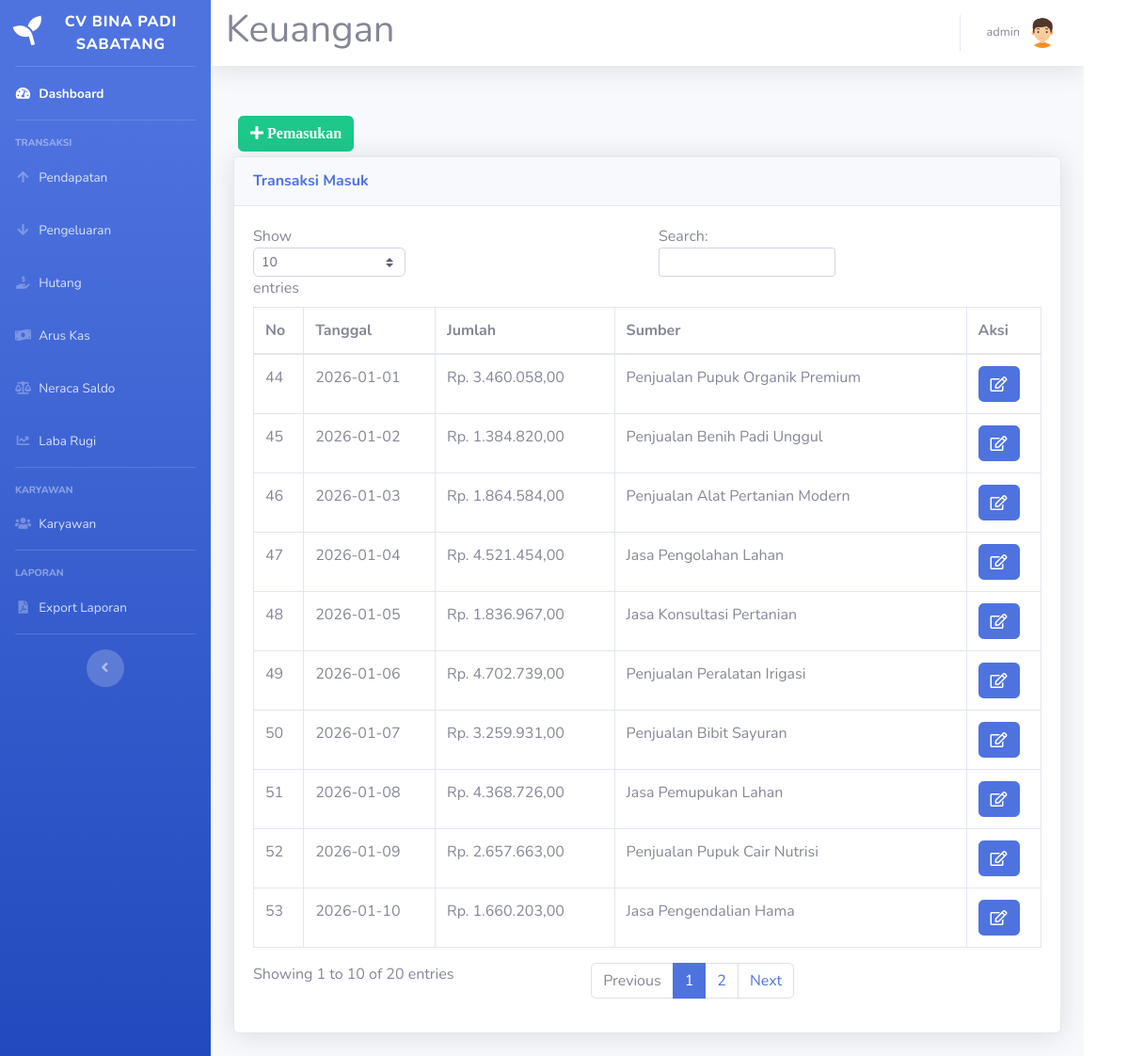
The page /pendapatan.php (signed in) on the database its author committed.
### tables this page shows
CREATE TABLE `pemasukan` (
  `id_pemasukan` int(11) NOT NULL,
  `tgl_pemasukan` date NOT NULL,
  `jumlah` int(11) NOT NULL,
  `sumber` text NOT NULL,
  `id_akun_pendapatan` int(11) DEFAULT NULL COMMENT 'Akun Pendapatan (Kredit)',
  `id_akun_kas` int(11) DEFAULT NULL COMMENT 'Akun Kas/Bank (Debit)',
  `status` int(11) NOT NULL
);

### pendapatan.php (the view, shortened to what this page needs)
<!DOCTYPE html>
<html lang="en">
<head>
  <link href="vendor/fontawesome-free/css/all.min.css" rel="stylesheet" type="text/css">
  <link href="css/sb-admin-2.min.css" rel="stylesheet">
</head>
<body id="page-top">
  <?php
  require('sidebar.php');
  require_once 'includes/functions-jurnal.php'; ?>
  <div id="content">
    <?php require('navbar.php'); ?>
    <div class="container-fluid">
      <div class="row">
        <div class="col-12">
          <button type="button" class="btn btn-success" style="margin:5px" data-toggle="modal" data-target="#myModalTambah"><i class="fa fa-plus"> Pemasukan</i></button><br>
          <div class="card shadow mb-4">
            <div class="card-header py-3">
              <h6 class="m-0 font-weight-bold text-primary">Transaksi Masuk</h6>
            </div>
            <div class="card-body">
              <div class="table-responsive">
                <table class="table table-bordered" id="dataTable" width="100%" cellspacing="0">
                  <thead>
                    <tr>
                      <th>No</th>
                      <th>Tanggal</th>
                      <th>Jumlah</th>
                      <th>Sumber</th>
                      <th>Aksi</th>
                    </tr>
                  </thead>
                  <tbody>
                    <?php
                    $query = mysqli_query($koneksi, "SELECT * FROM pemasukan");
                    while ($data = mysqli_fetch_assoc($query)) {
                    ?>
                      <tr>
                        <td><?= $data['id_pemasukan'] ?></td>
                        <td><?= $data['tgl_pemasukan'] ?></td>
                        <td>Rp. <?= number_format($data['jumlah'], 2, ',', '.'); ?></td>
                        <td><?= $data['sumber'] ?></td>
                        <td>
                          <a href="#" type="button" class="fa fa-edit btn btn-primary btn-md" data-toggle="modal" data-target="#myModal<?php echo $data['id_pemasukan']; ?>"></a>
                        </td>
                      </tr>
                    <?php } ?>
                  </tbody>
                </table>
              </div>
            </div>
          </div>
        </div>
      </div>
    </div>
  </div>
  </div>
  <?php require 'footer.php' ?>
  </div>
</body>
</html>

### rows shown on the page
pemasukan: id_pemasukan "44", tgl_pemasukan "2026-01-01", jumlah "3.460.058,00", sumber "Penjualan Pupuk Organik Premium"
pemasukan: id_pemasukan "45", tgl_pemasukan "2026-01-02", jumlah "1.384.820,00", sumber "Penjualan Benih Padi Unggul"
pemasukan: id_pemasukan "46", tgl_pemasukan "2026-01-03", jumlah "1.864.584,00", sumber "Penjualan Alat Pertanian Modern"
pemasukan: id_pemasukan "47", tgl_pemasukan "2026-01-04", jumlah "4.521.454,00", sumber "Jasa Pengolahan Lahan"
pemasukan: id_pemasukan "48", tgl_pemasukan "2026-01-05", jumlah "1.836.967,00", sumber "Jasa Konsultasi Pertanian"
pemasukan: id_pemasukan "49", tgl_pemasukan "2026-01-06", jumlah "4.702.739,00", sumber "Penjualan Peralatan Irigasi"
pemasukan: id_pemasukan "50", tgl_pemasukan "2026-01-07", jumlah "3.259.931,00", sumber "Penjualan Bibit Sayuran"
pemasukan: id_pemasukan "51", tgl_pemasukan "2026-01-08", jumlah "4.368.726,00", sumber "Jasa Pemupukan Lahan"
pemasukan: id_pemasukan "52", tgl_pemasukan "2026-01-09", jumlah "2.657.663,00", sumber "Penjualan Pupuk Cair Nutrisi"
pemasukan: id_pemasukan "53", tgl_pemasukan "2026-01-10", jumlah "1.660.203,00", sumber "Jasa Pengendalian Hama"

### other values the page prints
$_SESSION['nama'] "admin"
